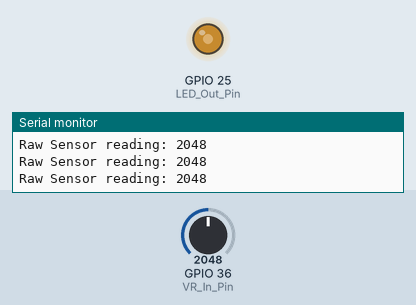
A sketch run on a simulated ESP32. On the bench: output pins drawn as LEDs (lit = HIGH), the last lines printed to the serial monitor. The test bench sets the inputs (shaded band); at power-on: GPIO 36 (VR_In_Pin) = 2048.

Above: at 2.2 s.
2.3 s: GPIO 36 (VR_In_Pin) set to 3603
At 2.9 s:
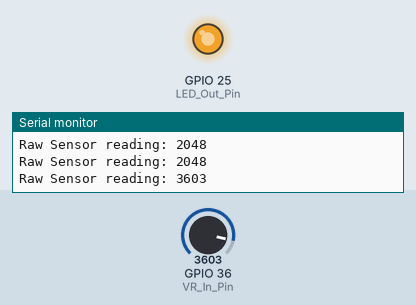
4.1 s: GPIO 36 (VR_In_Pin) set to 491
At 6.1 s:
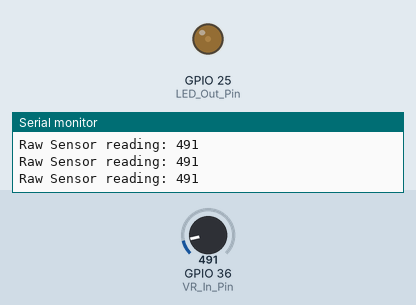
Timing chart, 0 to 7.6 s (numbered marks = the images above; inputs shaded):
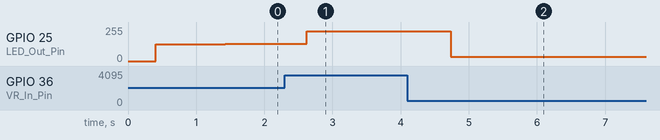

Measured:
- after the input at 2.3 s, GPIO 25 (LED_Out_Pin): 128/255 → 224/255 after 0.32 s
- after the input at 4.1 s, GPIO 25 (LED_Out_Pin): 224/255 → 31/255 after 0.63 s

The sketch:

Ex6C_Analog_Output-E.ino
```cpp
// Program: Ex6C_Analog_Output-E.ino
// Wokwi:   https://wokwi.com/projects/341138337709425236

/*
   Exercise 6 Q3

   Change the program of Ex6C_Analog_Output-E to:
   1. Fully turn on the LED at 3.3V from VR
   2. Dim the LED to zero intensity at 0V from VR
*/

#define LED_Out_Pin 25
#define SW_In_Pin 15
#define VR_In_Pin 36

int VRvalue;
int previousValue;
int fadevalue;

void setup()
{
  // Initialize serial port
  Serial.begin(115200);

  // Set pins
  pinMode(SW_In_Pin, INPUT_PULLUP);

  // Assign pin to PWM channel
  ledcAttachPin(LED_Out_Pin, 1);

  // Initialize PWM channel
  // channel 0-15, resolution 1-16 bits, freq limits depend on resolution
  ledcSetup(1, 12000, 12);  // 12 kHz PWM, 12-bit resolution
}

void loop()
{
  // Reading
  VRvalue = analogRead(VR_In_Pin);

  // Display
  Serial.print("Raw Sensor reading: ");
  Serial.println(VRvalue);

  if (previousValue<VRvalue){
    // fade in from min to max in increments of 5 points
    for (fadevalue = previousValue; fadevalue <= VRvalue; fadevalue += 5){
      ledcWrite(1, fadevalue);
      // wait for 1 ms to see the dimming effect
      delay(1);
    }
    delay(1000);
  }else if (previousValue>VRvalue){
    // fade out from max to min in increments of 5 points
    for (fadevalue = previousValue; fadevalue >= VRvalue; fadevalue -= 5){
      ledcWrite(1, fadevalue);
      // wait for 1 ms to see the dimming effect
      delay(1);
    }
  }else{
    ledcWrite(1, VRvalue);
  }
  previousValue = VRvalue;
  delay(10);
}
```
